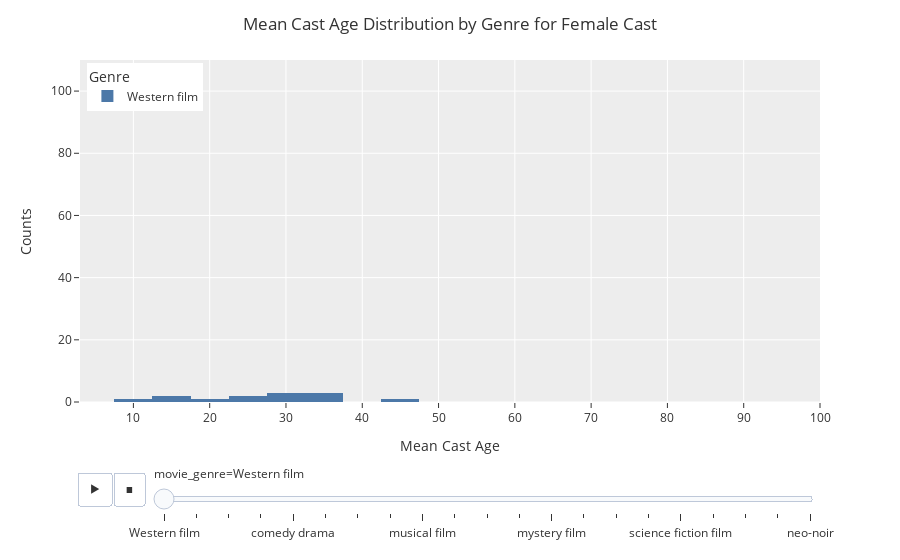

The code cell stored with this chart in its notebook:
### Code cell
p = px.histogram(
    analysis_df, x='mean_female_cast_age', animation_frame='movie_genre', range_x=[3, 100],
    color='movie_genre', range_y=[0, 110], color_discrete_sequence=px.colors.qualitative.T10,
    template='ggplot2'
    )
p.update_layout(
    title='Mean Cast Age Distribution by Genre for Female Cast',
    xaxis_title='Mean Cast Age',
    yaxis_title='Counts',
    legend_title='Genre',
    legend=dict(
    yanchor="top",
    y=0.99,
    xanchor="left",
    x=0.01
)
)

p.show()

### Figure 1 — Plotly figure (JSON) as saved in the notebook; plotly's stock layout.template omitted (floating-point values rounded to 4 significant figures; data arrays with more than 128 entries replaced by an {"elided": "..."} marker saying what was removed)
{"data": [{"alignmentgroup": "True", "bingroup": "x", "hovertemplate": "movie_genre=Western film<br>mean_female_cast_age=%{x}<br>count=%{y}<extra></extra>", "legendgroup": "Western film", "marker": {"color": "#4C78A8", "pattern": {"shape": ""}}, "name": "Western film", "offsetgroup": "Western film", "orientation": "v", "showlegend": true, "type": "histogram", "x": {"elided": "145 float values"}, "xaxis": "x", "yaxis": "y"}], "layout": {"barmode": "relative", "legend": {"title": {"text": "Genre"}, "tracegroupgap": 0, "x": 0.01, "xanchor": "left", "y": 0.99, "yanchor": "top"}, "margin": {"t": 60}, "sliders": [{"active": 0, "currentvalue": {"prefix": "movie_genre="}, "len": 0.9, "pad": {"b": 10, "t": 60}, "steps": [{"args": [["Western film"], {"frame": {"duration": 0, "redraw": true}, "fromcurrent": true, "mode": "immediate", "transition": {"duration": 0, "easing": "linear"}}], "label": "Western film", "method": "animate"}, {"args": [["fantasy film"], {"frame": {"duration": 0, "redraw": true}, "fromcurrent": true, "mode": "immediate", "transition": {"duration": 0, "easing": "linear"}}], "label": "fantasy film", "method": "animate"}, {"args": [["drama film"], {"frame": {"duration": 0, "redraw": true}, "fromcurrent": true, "mode": "immediate", "transition": {"duration": 0, "easing": "linear"}}], "label": "drama film", "method": "animate"}, {"args": [["romance film"], {"frame": {"duration": 0, "redraw": true}, "fromcurrent": true, "mode": "immediate", "transition": {"duration": 0, "easing": "linear"}}], "label": "romance film", "method": "animate"}, {"args": [["comedy drama"], {"frame": {"duration": 0, "redraw": true}, "fromcurrent": true, "mode": "immediate", "transition": {"duration": 0, "easing": "linear"}}], "label": "comedy drama", "method": "animate"}, {"args": [["romantic comedy"], {"frame": {"duration": 0, "redraw": true}, "fromcurrent": true, "mode": "immediate", "transition": {"duration": 0, "easing": "linear"}}], "label": "romantic comedy", "method": "animate"}, {"args": [["comedy film"], {"frame": {"duration": 0, "redraw": true}, "fromcurrent": true, "mode": "immediate", "transition": {"duration": 0, "easing": "linear"}}], "label": "comedy film", "method": "animate"}, {"args": [["horror film"], {"frame": {"duration": 0, "redraw": true}, "fromcurrent": true, "mode": "immediate", "transition": {"duration": 0, "easing": "linear"}}], "label": "horror film", "method": "animate"}, {"args": [["musical film"], {"frame": {"duration": 0, "redraw": true}, "fromcurrent": true, "mode": "immediate", "transition": {"duration": 0, "easing": "linear"}}], "label": "musical film", "method": "animate"}, {"args": [["war film"], {"frame": {"duration": 0, "redraw": true}, "fromcurrent": true, "mode": "immediate", "transition": {"duration": 0, "easing": "linear"}}], "label": "war film", "method": "animate"}, {"args": [["adventure film"], {"frame": {"duration": 0, "redraw": true}, "fromcurrent": true, "mode": "immediate", "transition": {"duration": 0, "easing": "linear"}}], "label": "adventure film", "method": "animate"}, {"args": [["crime film"], {"frame": {"duration": 0, "redraw": true}, "fromcurrent": true, "mode": "immediate", "transition": {"duration": 0, "easing": "linear"}}], "label": "crime film", "method": "animate"}, {"args": [["mystery film"], {"frame": {"duration": 0, "redraw": true}, "fromcurrent": true, "mode": "immediate", "transition": {"duration": 0, "easing": "linear"}}], "label": "mystery film", "method": "animate"}, {"args": [["biographical film"], {"frame": {"duration": 0, "redraw": true}, "fromcurrent": true, "mode": "immediate", "transition": {"duration": 0, "easing": "linear"}}], "label": "biographical film", "method": "animate"}, {"args": [["action film"], {"frame": {"duration": 0, "redraw": true}, "fromcurrent": true, "mode": "immediate", "transition": {"duration": 0, "easing": "linear"}}], "label": "action film", "method": "animate"}, {"args": [["heist film"], {"frame": {"duration": 0, "redraw": true}, "fromcurrent": true, "mode": "immediate", "transition": {"duration": 0, "easing": "linear"}}], "label": "heist film", "method": "animate"}, {"args": [["science fiction film"], {"frame": {"duration": 0, "redraw": true}, "fromcurrent": true, "mode": "immediate", "transition": {"duration": 0, "easing": "linear"}}], "label": "science fiction film", "method": "animate"}, {"args": [["thriller film"], {"frame": {"duration": 0, "redraw": true}, "fromcurrent": true, "mode": "immediate", "transition": {"duration": 0, "easing": "linear"}}], "label": "thriller film", "method": "animate"}, {"args": [["buddy film"], {"frame": {"duration": 0, "redraw": true}, "fromcurrent": true, "mode": "immediate", "transition": {"duration": 0, "easing": "linear"}}], "label": "buddy film", "method": "animate"}, {"args": [["teen film"], {"frame": {"duration": 0, "redraw": true}, "fromcurrent": true, "mode": "immediate", "transition": {"duration": 0, "easing": "linear"}}], "label": "teen film", "method": "animate"}, {"args": [["neo-noir"], {"frame": {"duration": 0, "redraw": true}, "fromcurrent": true, "mode": "immediate", "transition": {"duration": 0, "easing": "linear"}}], "label": "neo-noir", "method": "animate"}], "x": 0.1, "xanchor": "left", "y": 0, "yanchor": "top"}], "title": {"text": "Mean Cast Age Distribution by Genre for Female Cast"}, "updatemenus": [{"buttons": [{"args": [null, {"frame": {"duration": 500, "redraw": true}, "fromcurrent": true, "mode": "immediate", "transition": {"duration": 500, "easing": "linear"}}], "label": "&#9654;", "method": "animate"}, {"args": [[null], {"frame": {"duration": 0, "redraw": true}, "fromcurrent": true, "mode": "immediate", "transition": {"duration": 0, "easing": "linear"}}], "label": "&#9724;", "method": "animate"}], "direction": "left", "pad": {"r": 10, "t": 70}, "showactive": false, "type": "buttons", "x": 0.1, "xanchor": "right", "y": 0, "yanchor": "top"}], "xaxis": {"anchor": "y", "domain": [0, 1], "range": [3, 100], "title": {"text": "Mean Cast Age"}}, "yaxis": {"anchor": "x", "domain": [0, 1], "range": [0, 110], "title": {"text": "Counts"}}}}
